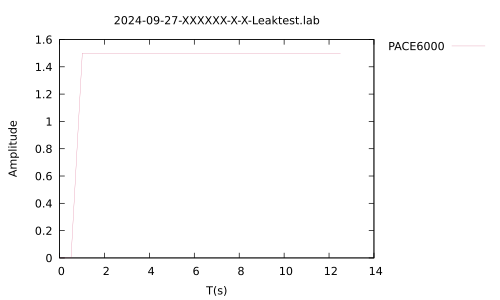

This chart was generated by the following gnuplot code:
set terminal pdf
set encoding utf8
set output "2024-09-27-XXXXXX-X-X-Leaktest.pdf"
set encoding utf8
#set xrange [0.0:600.0]
#set yrange [0.0:20.0]
set key outside
set style line 1 linecolor rgb '#DB7093' linewidth 0.1
set title "2024-09-27-XXXXXX-X-X-Leaktest.lab"
set xlabel "T(s)"
set ylabel "Amplitude"
plot "2024-09-27-XXXXXX-X-X-Leaktest.lab" every ::1 using 1:2 w l linestyle 1 title "PACE6000"
